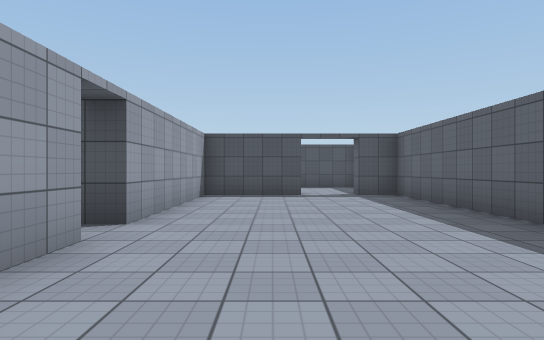
view 1 (above)

21 first-person views from a walk through a scene from a Unity 3-D project. The camera is 1.3 m above the floor, looks level and sees 75° across. The floor is counted in squares, 2 m on a side. Each view is taken from the middle of a square. On the plan, view 1 faces up. The plan holds only what a view shows up to about 10 squares ahead; the rest is blank. The player character is not drawn. Door leaves are left out, so doorways stand open. Surface patterns are stand-ins for the level's own textures.

view 2
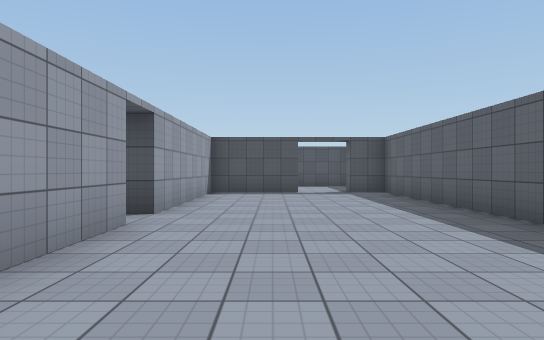

view 3
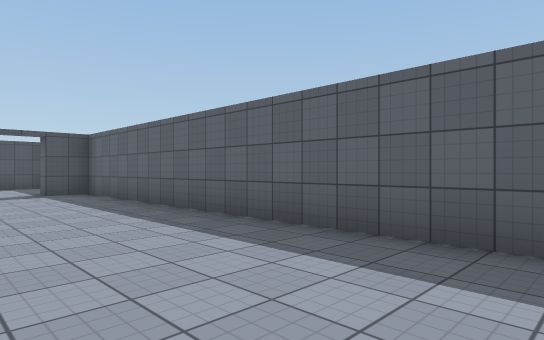

view 4
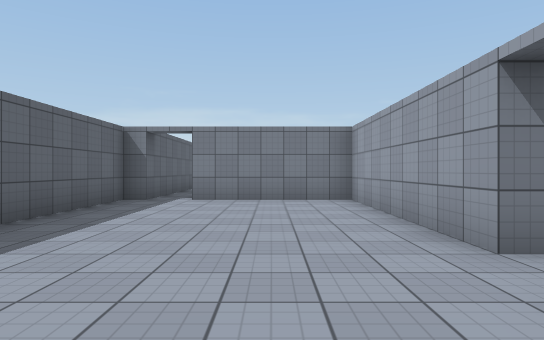

view 5
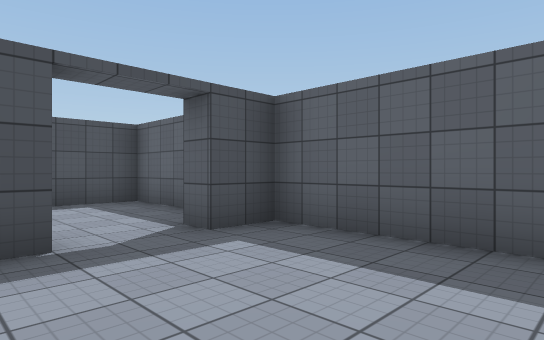

view 6
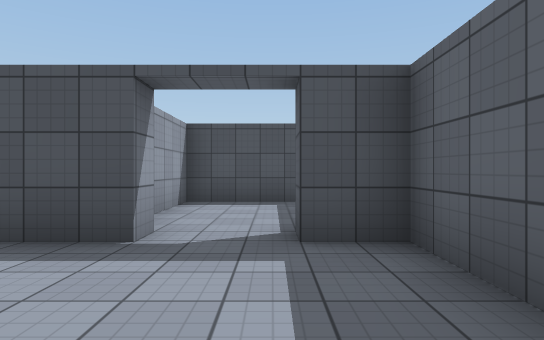

view 7
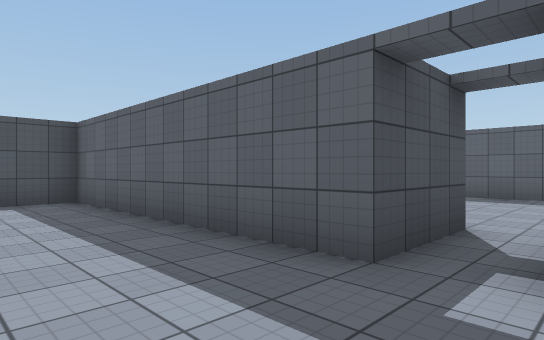

view 8
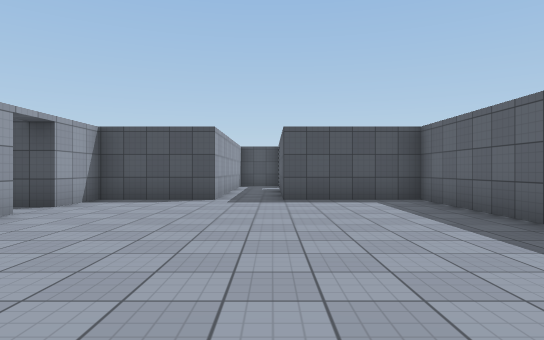

view 9
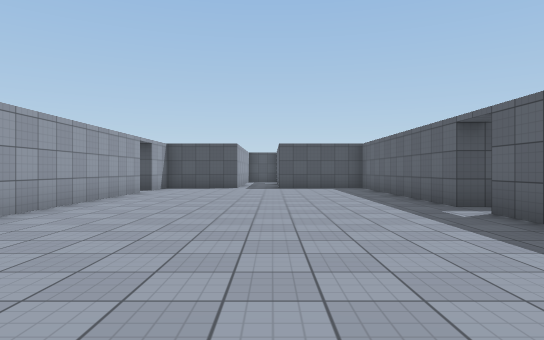

view 10
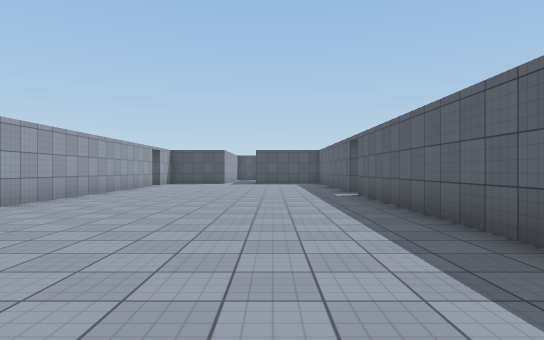

view 11
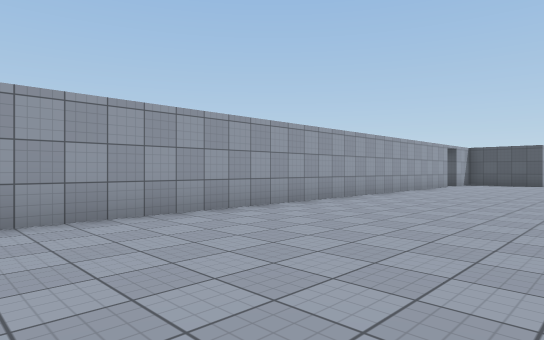

view 12
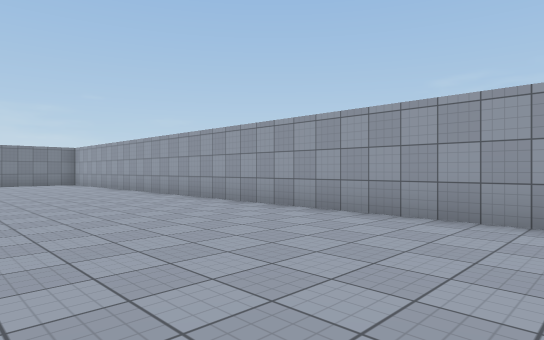

view 13
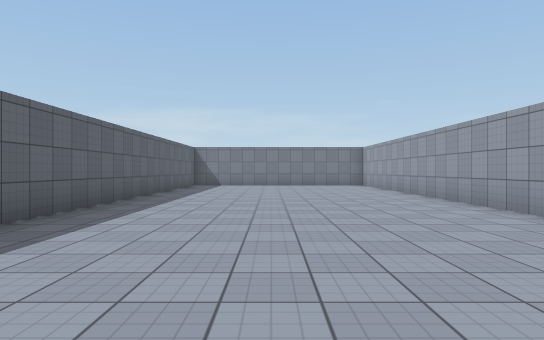

view 14
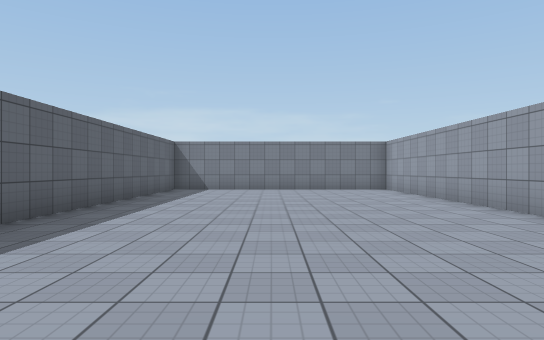

view 15
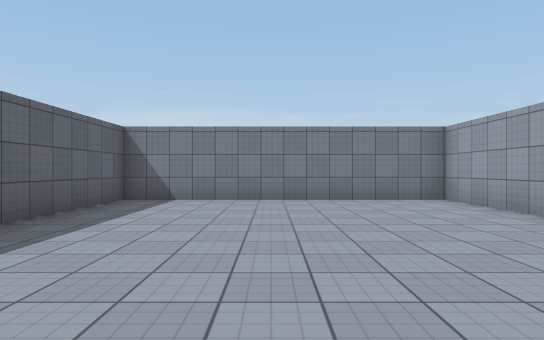

view 16
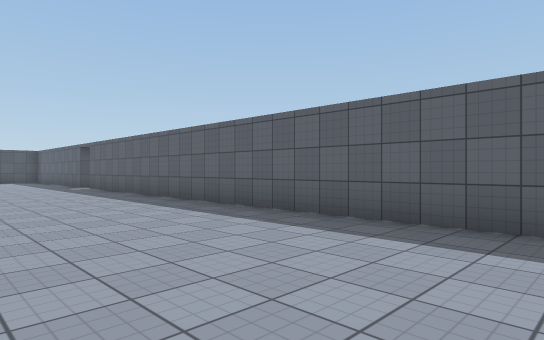

view 17
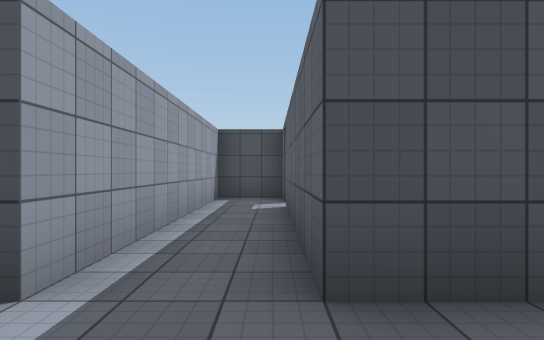

view 18
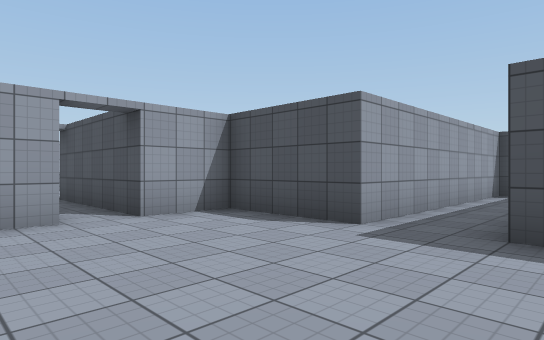

view 19
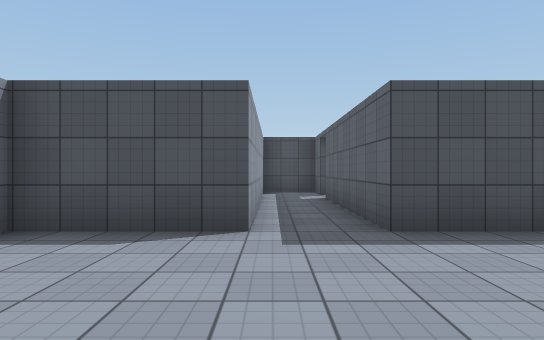

view 20
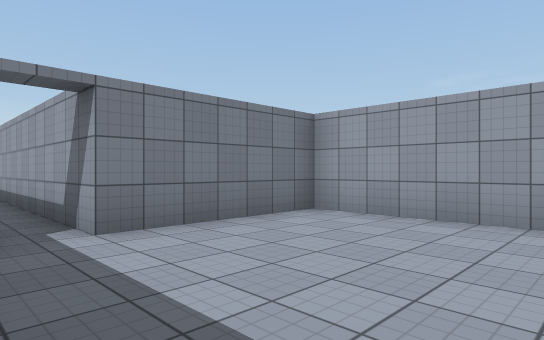

view 21
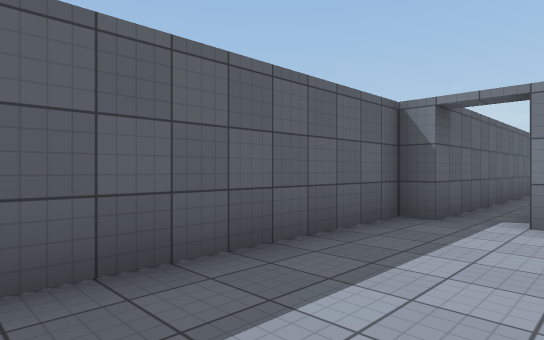

### Floor plan
Points are (right, up) in squares from view 1. A wall is a line through its corners. A room is listed if a view was taken in it or the views show most of it. See-through windows are left out.
Room 1 (views 1, 2, 3, 4, 5, 6, 20, 21)
walls: (-1.7, 3.2) (-1.7, -1.7) (1.7, -1.7); (0.8, 9.2) (-1.7, 9.2) (-1.7, 4.2); (2.7, -1.7) (3.3, -1.7) (3.3, 9.2) (2.3, 9.2)
ways out: opening at (-2.5, 4) to room 2; opening at (2, -1); open door at (1.5, 9.5)
Room 2 (views 7, 8, 9, 10, 11, 12, 13, 14, 15, 16, 17, 18, 19)
walls: (-1.7, 4.2) (-3.7, 4.2) (-3.7, 10.8) (-6.7, 10.8) (-6.7, 15.2); (-10.8, 8.3) (-10.8, -18.8) (-3.7, -18.8) (-3.7, 3.2); (-6.7, 16.2) (-6.7, 17); (-6.8, 17.3) (-8.2, 17.3) (-8.2, 10.8) (-10.8, 10.8) (-10.8, 9.2)
ways out: opening at (-2.5, 4) to room 1; opening at (-11, 9); opening at (-7, 16)

Where each view was taken, in squares from view 1:
view 1: 0 up, 0 right, facing up
view 2: 1 down, 0 right, facing up
view 3: 1 down, 0 right, facing up-right
view 4: 6 up, 0 right, facing down
view 5: 6 up, 0 right, facing up-right
view 6: 6 up, 2 right, facing up
view 7: 3 up, 6 left, facing up-right
view 8: 3 up, 7 left, facing up
view 9: 2 down, 7 left, facing up
view 10: 6 down, 6 left, facing up
view 11: 6 down, 6 left, facing up-left
view 12: 2 down, 6 left, facing down-left
view 13: 4 down, 7 left, facing down
view 14: 7 down, 7 left, facing down
view 15: 11 down, 7 left, facing down
view 16: 10 down, 8 left, facing up-right
view 17: 9 up, 7 left, facing up
view 18: 7 up, 6 left, facing up-left
view 19: 7 up, 8 left, facing up
view 20: 2 up, 3 right, facing down-left
view 21: 3 up, 1 right, facing down-right
